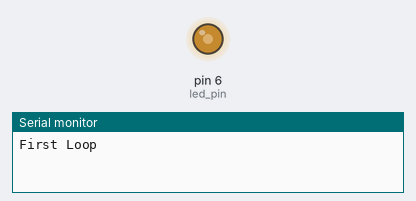
Bench run of a sketch on a simulated Arduino Uno, built with avr-gcc and run on an emulated ATmega328P. Parts: output pins drawn as LEDs (lit = HIGH), the last lines printed to the serial monitor.

Above: at 0.05 s.
At 34.8 s:
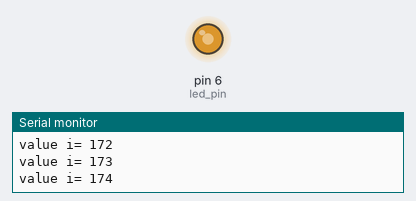
At 47.8 s:
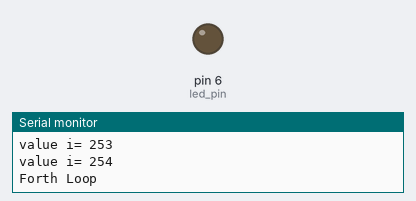
At 54.05 s:
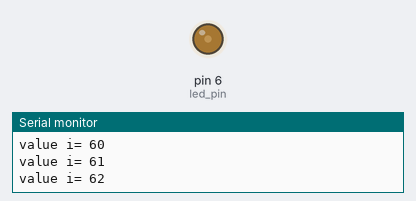
Timing chart, 0 to 85.2 s (numbered marks = the images above):
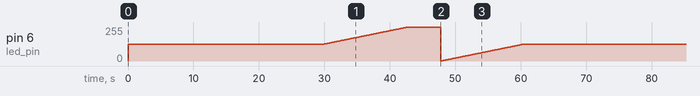

Measured:
- by itself, pin 6 (led_pin): ramps from 0/255 to 254/255 and jumps back, once every 65.6 s

The sketch:

servo_continuos_scketch.ino
```cpp
//Initializing LED Pin
int led_pin = 6;
void setup() {
  //Declaring LED pin as output
  Serial.begin(9600);
  pinMode(led_pin, OUTPUT);
}
void loop() {
  //Fading the LED
  Serial.println("First Loop");

     analogWrite(led_pin, 127);
      delay(30000);


  for(int i=128; i<255; i++){
    analogWrite(led_pin, i);
    delay(100);
    Serial.print("value i= ");
    Serial.print(i);
    Serial.println();
    if (i == 254){
      analogWrite(led_pin, i);
      delay(5000);
    }
  }


  Serial.println("Forth Loop");
  for(int i=0; i<128; i++){
    analogWrite(led_pin, i);
    delay(100);
    Serial.print("value i= ");
    Serial.print(i);
    Serial.println();
    if (i == 127){
      analogWrite(led_pin, i);
      delay(5000);
    }
  }
}
```
